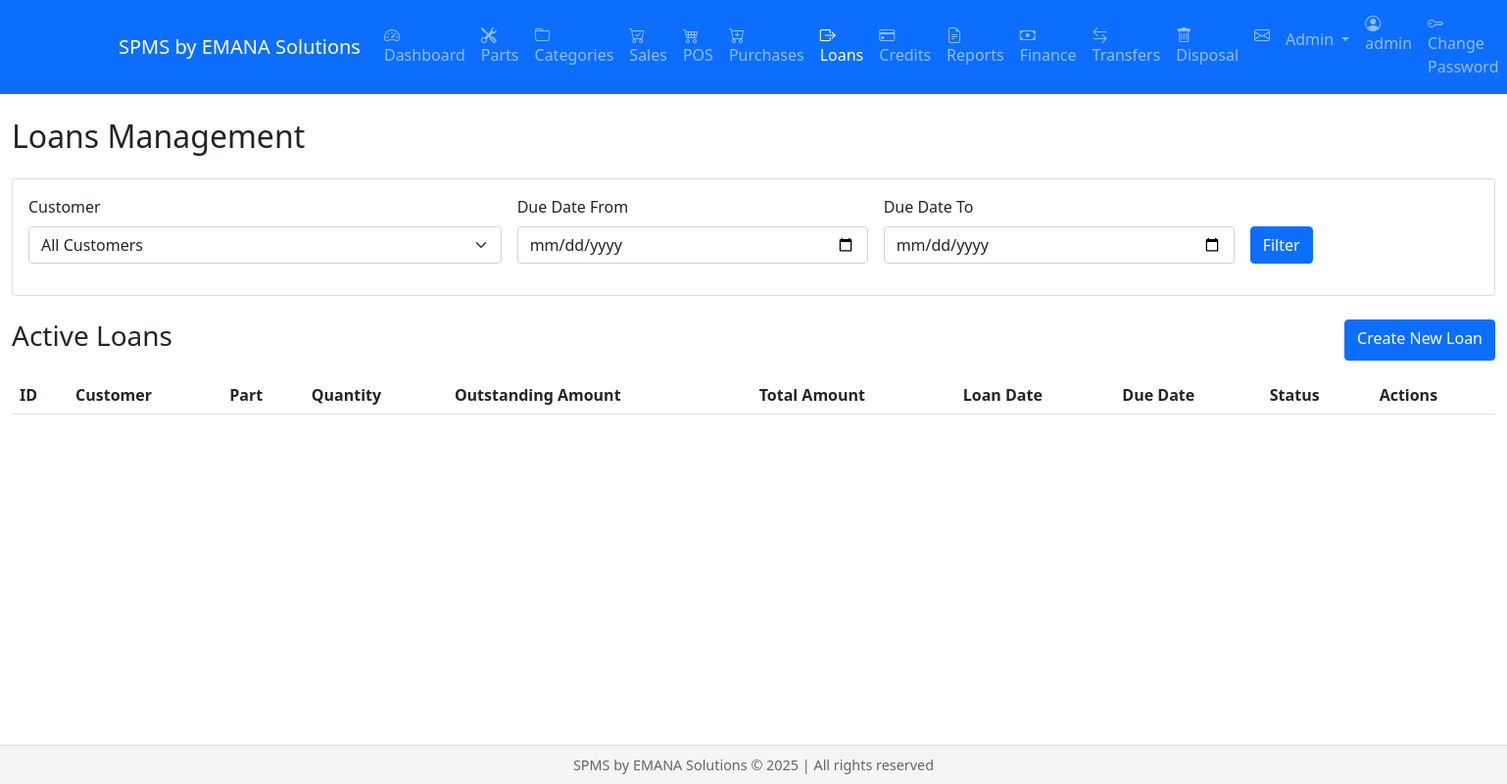
The page /loans (signed in) on the database as committed earlier.
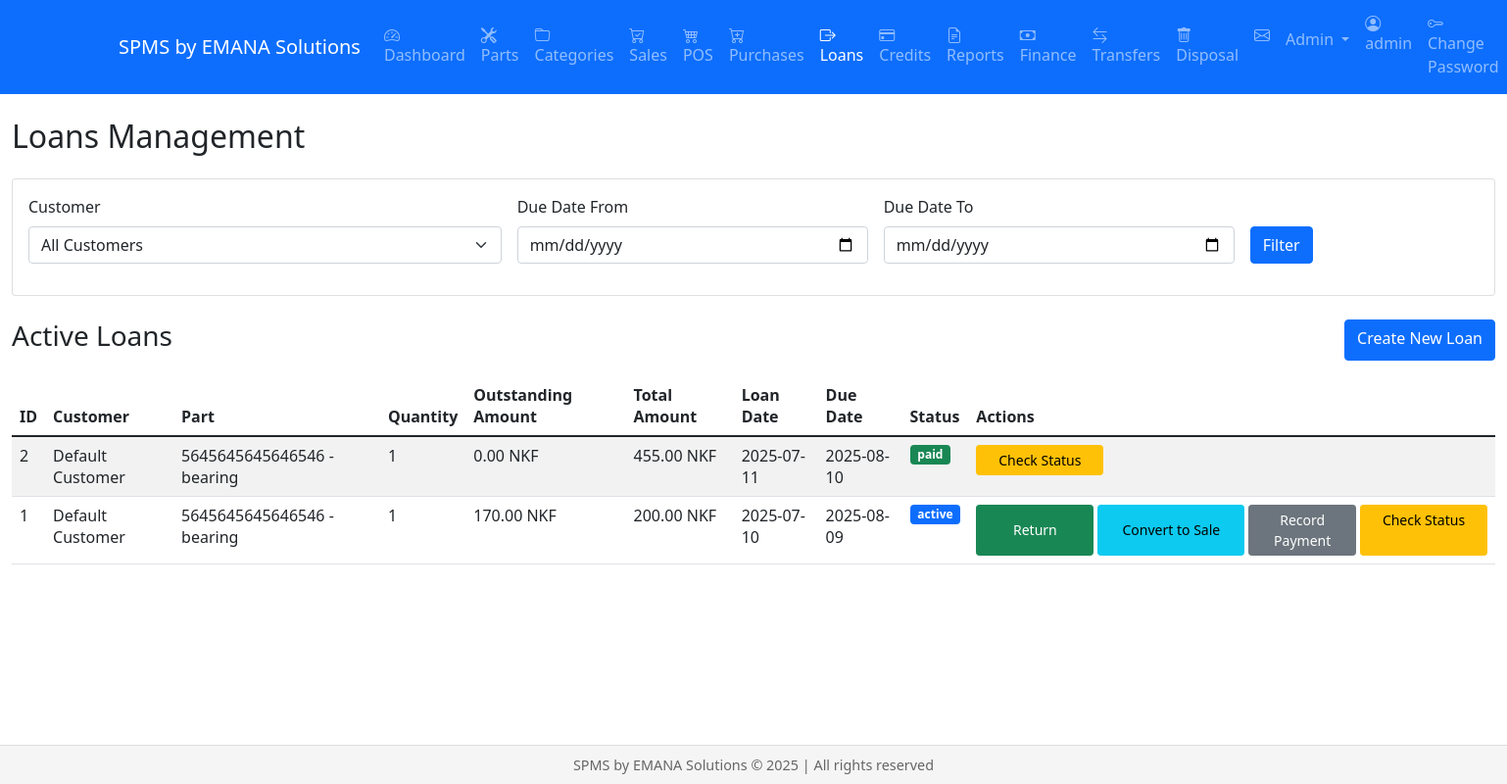
The same page on the database as committed later.
### models.py (models this page shows, shortened)
class Loan(db.Model):
    id = db.Column(db.Integer, primary_key=True)
    customer_id = db.Column(db.Integer, db.ForeignKey('customer.id'))
    part_id = db.Column(db.Integer, db.ForeignKey('parts.id'))  # Changed from 'part.id' to 'parts.id'
    quantity = db.Column(db.Integer)
    price = db.Column(db.Float)
    selling_price = db.Column(db.Float)
    loan_date = db.Column(db.DateTime, default=datetime.utcnow)
    due_date = db.Column(db.DateTime)
    returned_date = db.Column(db.DateTime)
    status = db.Column(db.String(20))  # active, returned, overdue
    part = db.relationship('Part',
                         backref=db.backref('loans', lazy=True),
                         foreign_keys=[part_id],
                         primaryjoin='Loan.part_id == Part.id')
    customer = db.relationship('Customer',
                             backref=db.backref('loans', lazy=True),
                             foreign_keys=[customer_id],
                             primaryjoin='Loan.customer_id == Customer.id')
    @property
    def is_fully_paid(self):
        total_amount = self.quantity * (self.selling_price or 0)
        total_paid = sum(payment.amount for payment in self.payments)
        return total_paid >= total_amount and total_amount > 0
    @property
    def outstanding_amount(self):
        total_amount = self.quantity * (self.selling_price or 0)
        total_paid = sum(payment.amount for payment in self.payments)
        return max(total_amount - total_paid, 0)

class Customer(db.Model):
    id = db.Column(db.Integer, primary_key=True)
    name = db.Column(db.String(200), nullable=False)
    email = db.Column(db.String(120))
    phone = db.Column(db.String(20))
    address = db.Column(db.Text)

class Part(db.Model):
    __tablename__ = 'parts'
    id = db.Column(db.Integer, primary_key=True)
    part_number = db.Column(db.String(100), unique=True, nullable=False)
    name = db.Column(db.String(200), nullable=False)
    description = db.Column(db.Text)
    stock_level = db.Column(db.Integer, default=0)
    cost_price = db.Column(db.Float, default=0.0)
    selling_price = db.Column(db.Float, default=0.0)
    location = db.Column(db.String(100))
    manufacturer = db.Column(db.String(100), nullable=False)
    quality_level = db.Column(db.String(20), nullable=False)
    code = db.Column(db.String(100))
    substitute_part_number = db.Column(db.String(100))  # Changed from make
    min_stock = db.Column(db.Integer, default=0)  # Added minimum stock level
    weight = db.Column(db.Float)
    height = db.Column(db.Float)
    length = db.Column(db.Float)
    width = db.Column(db.Float)
    color = db.Column(db.String(50))
    image_url = db.Column(db.String(255))
    unit = db.Column(db.String(20))  # piece, set, box
    min_price = db.Column(db.Float)
    max_price = db.Column(db.Float)
    cost_price = db.Column(db.Float)  # Average cost price
    category_id = db.Column(db.Integer, db.ForeignKey('category.id'))
    supplier_id = db.Column(db.Integer, db.ForeignKey('supplier.id'))
    warranty_period = db.Column(db.Integer)  # in months
    barcode = db.Column(db.String(100), unique=True)
    created_at = db.Column(db.DateTime, default=datetime.utcnow)
    updated_at = db.Column(db.DateTime, onupdate=datetime.utcnow)
    cost_price_dirham = db.Column(db.Float, default=0.0)

class LoanPayment(db.Model):
    id = db.Column(db.Integer, primary_key=True)
    loan_id = db.Column(db.Integer, db.ForeignKey('loan.id'), nullable=False)
    amount = db.Column(db.Float, nullable=False)
    date = db.Column(db.DateTime, default=datetime.utcnow)
    method = db.Column(db.String(50))  # e.g., cash, cheque, transfer
    notes = db.Column(db.String(255))
    loan = db.relationship('Loan', backref=db.backref('payments', lazy=True))

### views/loans.py (the view)
@loans.route('/loans')
@login_required
def list_loans():
    customer_id = request.args.get('customer_id', type=int)
    due_date_start = request.args.get('due_date_start')
    due_date_end = request.args.get('due_date_end')
    query = Loan.query.join(Part).join(Customer)
    if customer_id:
        query = query.filter(Loan.customer_id == customer_id)
    if due_date_start or due_date_end:
        start_datetime, end_datetime = parse_date_range(due_date_start, due_date_end)
        query = query.filter(
            Loan.due_date >= start_datetime,
            Loan.due_date <= end_datetime
        )
    customers = Customer.query.order_by(Customer.name).all()
    warehouses = Warehouse.query.order_by(Warehouse.name).all()
    loans = query.order_by(Loan.loan_date.desc()).all()
    return render_template('loans/list.html',
                         loans=loans,
                         customers=customers,
                         warehouses=warehouses,
                         selected_customer_id=customer_id,
                         due_date_start=format_date(start_datetime) if due_date_start else None,
                         due_date_end=format_date(end_datetime) if due_date_end else None)

### models.py (called while the page is built)
    @property
    def is_authenticated(self):
        return True

### templates/loans/list.html (shortened to what the changed rows need)
{% extends "base.html" %}
{% block content %}
<div class="container-fluid">
    <h2 class="mb-4">Loans Management</h2>
    <div class="table-responsive">
        <table class="table table-striped">
            <thead>
                <tr>
                    <th>ID</th>
                    <th>Customer</th>
                    <th>Part</th>
                    <th>Quantity</th>
                    <th>Outstanding Amount</th>
                    <th>Total Amount</th>
                    <th>Loan Date</th>
                    <th>Due Date</th>
                    <th>Status</th>
                    <th>Actions</th>
                </tr>
            </thead>
            <tbody>
                {% for loan in loans %}
                <tr>
                    <td>{{ loan.id }}</td>
                    <td>{{ loan.customer.name }}</td>
                    <td>{{ loan.part.part_number }} - {{ loan.part.name }}</td>
                    <td>{{ loan.quantity }}</td>
                    <td>
                        {{ "{:,.2f}".format(loan.outstanding_amount) }} NKF
                    </td>
                    <td>{{ "{:,.2f}".format(loan.quantity * (loan.selling_price or 0)) }} NKF</td>
                    <td>{{ loan.loan_date.strftime('%Y-%m-%d') }}</td>
                    <td>{{ loan.due_date.strftime('%Y-%m-%d') }}</td>
                    <td>
                        {% if loan.is_fully_paid %}
                            <span class="badge bg-success">paid</span>
                        {% else %}
                            <span class="badge {% if loan.status == 'active' %}bg-primary
                                                {% elif loan.status == 'returned' %}bg-success
                                                {% elif loan.status == 'overdue' %}bg-danger
                                                {% elif loan.status == 'sold' %}bg-info
                                                {% endif %}">
                                {{ loan.status }}
                            </span>
                        {% endif %}
                    </td>
                    <td>
                       <div class="d-flex gap-1">
                        {% if loan.status == 'active'  and not loan.is_fully_paid %}
                            <button class="btn btn-sm btn-success w-30" style="min-width: 120px;" onclick="return showReturnModal('{{ loan.id }}')">Return</button>
                            <button class="btn btn-sm btn-info w-30" style="min-width: 150px;" onclick="return showSaleModal('{{ loan.id }}')">Convert to Sale</button>
                            <button class="btn btn-sm btn-secondary w-30" data-bs-toggle="modal" data-bs-target="#paymentModal{{ loan.id }}">Record Payment</button>
                        {% endif %}
                            <a href="{{ url_for('loans.loan_status', loan_id=loan.id) }}" class="btn btn-sm btn-warning w-30" style="min-width: 130px;">Check Status</a>
                        </div>
                    </td>
                </tr>
                {% endfor %}
            </tbody>
        </table>
    </div>
</div>
{% endblock %}

Rows that differ between the two databases and show on the page:
added Loan: id "2", customer.name "Default Customer", part.part_number "5645645645646546", part.name "bearing", quantity "1", outstanding_amount "0.00", loan.quantity*(loan.selling_priceor0) "455.00", loan_date "2025-07-11", due_date "2025-08-10", shows "paid"
added Loan: id "1", customer.name "Default Customer", part.part_number "5645645645646546", part.name "bearing", quantity "1", outstanding_amount "170.00", loan.quantity*(loan.selling_priceor0) "200.00", loan_date "2025-07-10", due_date "2025-08-09", status "active"
